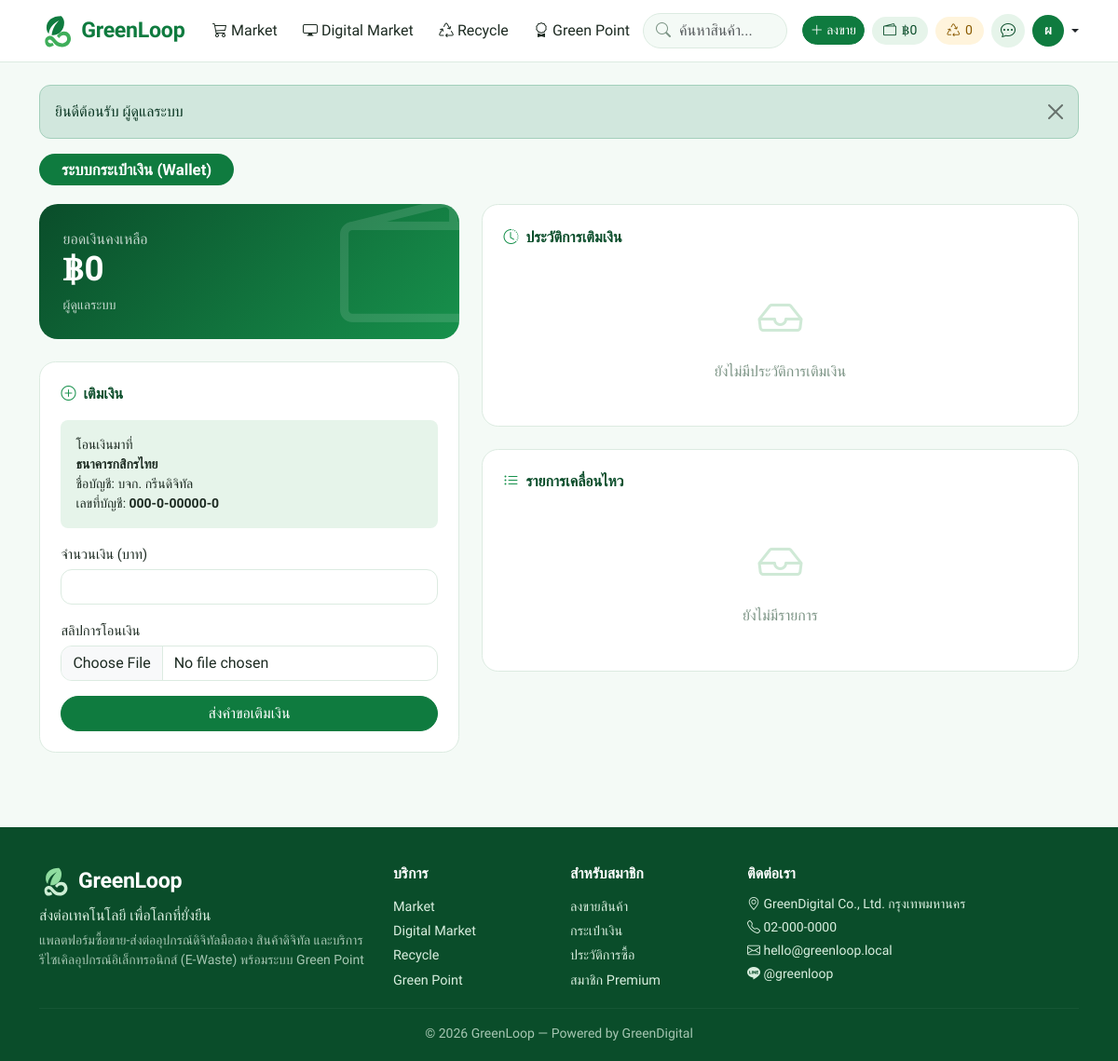
Screenshot of /wallet.php (signed in) with the database file from the repository.
### tables this page shows
CREATE TABLE users (
  id INT AUTO_INCREMENT PRIMARY KEY,
  name VARCHAR(100) NOT NULL,
  email VARCHAR(150) NOT NULL UNIQUE,
  password_hash VARCHAR(255) NOT NULL,
  phone VARCHAR(30) NOT NULL DEFAULT '',
  address TEXT,
  avatar VARCHAR(255) DEFAULT NULL,
  role ENUM('user','admin') NOT NULL DEFAULT 'user',
  status ENUM('active','suspended') NOT NULL DEFAULT 'active',
  wallet_balance DECIMAL(12,2) NOT NULL DEFAULT 0,
  green_points INT NOT NULL DEFAULT 0,
  fee_waivers INT NOT NULL DEFAULT 0,
  premium_until DATETIME DEFAULT NULL,
  created_at DATETIME NOT NULL DEFAULT CURRENT_TIMESTAMP
);

### wallet.php (the view, shortened to what this page needs)
<?php
require __DIR__ . '/includes/init.php';
$u = require_login();
$topups = rows('SELECT * FROM topups WHERE user_id = ? ORDER BY id DESC LIMIT 30', [$u['id']]);
$txs = rows('SELECT * FROM wallet_transactions WHERE user_id = ? ORDER BY id DESC LIMIT 50', [$u['id']]);
$txTypes = ['topup' => 'เติมเงิน', 'purchase' => 'ซื้อสินค้า', 'sale' => 'ขายสินค้า', 'refund' => 'คืนเงิน', 'promote' => 'โปรโมทสินค้า', 'premium' => 'สมาชิก Premium', 'adjust' => 'ปรับยอด'];
require __DIR__ . '/includes/header.php';
echo page_header('ระบบกระเป๋าเงิน (Wallet)');
?>
<div class="row g-4">
  <div class="col-lg-5">
    <div class="wallet-card mb-4">
      <div class="opacity-75">ยอดเงินคงเหลือ</div>
      <div class="amount"><?= baht($u['wallet_balance']) ?></div>
      <div class="small opacity-75 mt-2"><?= e($u['name']) ?></div>
      <i class="bi bi-wallet2 bi-bg"></i>
    </div>
    <form class="panel" method="post" enctype="multipart/form-data">
      <div class="panel-title"><i class="bi bi-plus-circle"></i> เติมเงิน</div>
      <div class="bg-mint rounded-3 p-3 mb-3 small">
        <div class="d-flex gap-3 align-items-center">
          <div>โอนเงินมาที่<br><b><?= e(setting('bank_name', '-')) ?></b><br>ชื่อบัญชี: <?= e(setting('bank_account_name', '-')) ?><br>เลขที่บัญชี: <b><?= e(setting('bank_account_no', '-')) ?></b></div>
        </div>
      </div>
      <div class="mb-3"><label class="form-label" for="amount">จำนวนเงิน (บาท)</label><input id="amount" class="form-control" type="number" name="amount" min="20" max="100000" step="0.01" required></div>
      <div class="mb-3"><label class="form-label" for="slip">สลิปการโอนเงิน</label><input id="slip" class="form-control" type="file" name="slip" accept="image/*" required data-preview="#slip-preview">
        <img id="slip-preview" class="d-none mt-2 rounded" style="max-height:160px" alt="ตัวอย่างสลิป"></div>
      <button class="btn btn-primary w-100">ส่งคำขอเติมเงิน</button>
    </form>
  </div>
  <div class="col-lg-7">
    <div class="panel mb-4">
      <div class="panel-title"><i class="bi bi-clock-history"></i> ประวัติการเติมเงิน</div>
      <?php if ($topups): ?>
      <div class="table-responsive"><table class="table table-sm mb-0">
        <thead><tr><th>วันที่</th><th>จำนวน</th><th>สลิป</th><th>สถานะ</th><th>หมายเหตุ</th></tr></thead>
        <tbody><?php foreach ($topups as $t): ?>
          <tr><td class="small"><?= thai_date($t['created_at']) ?></td><td class="fw-semibold"><?= baht($t['amount']) ?></td>
            <td><a href="<?= e(url($t['slip'])) ?>" target="_blank" rel="noopener"><img class="slip-thumb" src="<?= e(url($t['slip'])) ?>" alt="สลิป"></a></td>
            <td><?= badge($t['status']) ?></td><td class="small text-muted"><?= e($t['admin_note']) ?></td></tr>
        <?php endforeach; ?></tbody>
      </table></div>
      <?php else: ?><div class="empty py-4"><i class="bi bi-inbox"></i>ยังไม่มีประวัติการเติมเงิน</div><?php endif; ?>
    </div>
    <div class="panel">
      <div class="panel-title"><i class="bi bi-list-ul"></i> รายการเคลื่อนไหว</div>
      <?php if ($txs): ?>
      <div class="table-responsive"><table class="table table-sm mb-0">
        <thead><tr><th>วันที่</th><th>ประเภท</th><th>รายละเอียด</th><th class="text-end">จำนวน</th><th class="text-end">คงเหลือ</th></tr></thead>
        <tbody><?php foreach ($txs as $t): ?>
          <tr><td class="small text-nowrap"><?= thai_date($t['created_at']) ?></td><td class="small"><?= e(isset($txTypes[$t['type']]) ? $txTypes[$t['type']] : $t['type']) ?></td><td class="small text-muted"><?= e($t['note']) ?></td>
            <td class="text-end fw-semibold text-nowrap <?= $t['amount'] < 0 ? 'text-danger' : 'text-success' ?>"><?= ($t['amount'] < 0 ? '-' : '+') . baht(abs($t['amount'])) ?></td>
            <td class="text-end small text-nowrap"><?= baht($t['balance_after']) ?></td></tr>
        <?php endforeach; ?></tbody>
      </table></div>
      <?php else: ?><div class="empty py-4"><i class="bi bi-inbox"></i>ยังไม่มีรายการ</div><?php endif; ?>
    </div>
  </div>
</div>
<?php require __DIR__ . '/includes/footer.php'; ?>

### includes/header.php (shortened to what this page needs)
<?php
$u = user();
$site = setting('site_name', 'GreenLoop');
$unread = $u ? (int) val('SELECT COUNT(*) FROM messages WHERE receiver_id = ? AND is_read = 0', [$u['id']]) : 0;
$self = basename($_SERVER['SCRIPT_NAME']);
$navType = $self === 'products.php' ? get('type') : '';
?>
<!doctype html>
<html lang="th">
<head>
<link href="https://cdn.jsdelivr.net/npm/bootstrap@5.3.3/dist/css/bootstrap.min.css" rel="stylesheet">
<link href="https://cdn.jsdelivr.net/npm/bootstrap-icons@1.11.3/font/bootstrap-icons.min.css" rel="stylesheet">
<link href="<?= e(url('assets/css/style.css')) ?>?v=1" rel="stylesheet">
</head>
<body>
<nav class="navbar navbar-expand-lg sticky-top gl-nav">
  <div class="container">
    <a class="navbar-brand" href="<?= e(url('index.php')) ?>"><?= logo_html() ?></a>
    <div class="collapse navbar-collapse" id="nav">
      <ul class="navbar-nav me-auto">
        <li class="nav-item"><a class="nav-link <?= $navType === 'market' ? 'active' : '' ?>" href="<?= e(url('products.php?type=market')) ?>"><i class="bi bi-cart3"></i> Market</a></li>
        <li class="nav-item"><a class="nav-link <?= $navType === 'digital' ? 'active' : '' ?>" href="<?= e(url('products.php?type=digital')) ?>"><i class="bi bi-display"></i> Digital Market</a></li>
        <li class="nav-item"><a class="nav-link <?= $self === 'recycle.php' ? 'active' : '' ?>" href="<?= e(url('recycle.php')) ?>"><i class="bi bi-recycle"></i> Recycle</a></li>
        <li class="nav-item"><a class="nav-link <?= $self === 'points.php' ? 'active' : '' ?>" href="<?= e(url('points.php')) ?>"><i class="bi bi-award"></i> Green Point</a></li>
      </ul>
      <form class="nav-search me-lg-3 my-2 my-lg-0" action="<?= e(url('products.php')) ?>" method="get" role="search">
        <i class="bi bi-search"></i>
        <input type="search" name="q" class="form-control" placeholder="ค้นหาสินค้า..." value="<?= $self === 'products.php' ? e(get('q')) : '' ?>" aria-label="ค้นหาสินค้า">
      </form>
      <div class="d-flex align-items-center gap-2 flex-wrap">
      <?php if ($u): ?>
        <a class="btn btn-primary btn-sm" href="<?= e(url('sell.php')) ?>"><i class="bi bi-plus-lg"></i> ลงขาย</a>
        <a class="chip" href="<?= e(url('wallet.php')) ?>" title="กระเป๋าเงิน"><i class="bi bi-wallet2"></i> <?= baht($u['wallet_balance']) ?></a>
        <a class="chip chip-point" href="<?= e(url('points.php')) ?>" title="Green Point"><i class="bi bi-recycle"></i> <?= number_format($u['green_points']) ?></a>
        <a class="icon-btn" href="<?= e(url('chat.php')) ?>" title="แชท"><i class="bi bi-chat-dots"></i><?php if ($unread): ?><span class="dot"><?= $unread ?></span><?php endif; ?></a>
        <div class="dropdown">
          <a class="d-flex align-items-center gap-1 text-decoration-none dropdown-toggle text-dark" href="#" data-bs-toggle="dropdown"><?= avatar_html($u, 34) ?></a>
        </div>
      <?php else: ?>
        <a class="btn btn-outline-primary btn-sm" href="<?= e(url('login.php')) ?>">เข้าสู่ระบบ</a>
        <a class="btn btn-primary btn-sm" href="<?= e(url('register.php')) ?>">สมัครสมาชิก</a>
      <?php endif; ?>
      </div>
    </div>
  </div>
</nav>
<main class="<?= isset($mainClass) ? e($mainClass) : 'container py-4' ?>">
<?php if (!empty($_SESSION['flash'])): ?>
  <div class="<?= isset($mainClass) ? 'container pt-3' : '' ?>">
  <?php foreach ($_SESSION['flash'] as $f): ?>
    <div class="alert alert-<?= e($f[0]) ?> alert-dismissible fade show" role="alert"><?= e($f[1]) ?><button type="button" class="btn-close" data-bs-dismiss="alert" aria-label="ปิด"></button></div>
  <?php endforeach; unset($_SESSION['flash']); ?>
  </div>
<?php endif; ?>

### includes/init.php (shortened to what this page needs)
<?php
function db()
{
    static $pdo = null;
    if ($pdo === null) {
        $c = require ROOT_PATH . '/config.php';
        try {
            $pdo = new PDO(
                "mysql:host={$c['db_host']};port={$c['db_port']};dbname={$c['db_name']};charset=utf8mb4",
                $c['db_user'],
                $c['db_pass'],
                [
                    PDO::ATTR_ERRMODE => PDO::ERRMODE_EXCEPTION,
                    PDO::ATTR_DEFAULT_FETCH_MODE => PDO::FETCH_ASSOC,
                    PDO::ATTR_EMULATE_PREPARES => false,
                ]
            );
            $pdo->exec("SET time_zone = '+07:00'");
        } catch (PDOException $ex) {
            http_response_code(500);
            exit('<h3>เชื่อมต่อฐานข้อมูลไม่ได้</h3><p>กรุณานำเข้าไฟล์ <code>database.sql</code> และตรวจสอบการตั้งค่าใน <code>config.php</code></p>');
        }
    }
    return $pdo;
}
function q($sql, $params = [])
{
    $st = db()->prepare($sql);
    $st->execute($params);
    return $st;
}
function row($sql, $params = [])
{
    $r = q($sql, $params)->fetch();
    return $r ?: null;
}
function rows($sql, $params = [])
{
    return q($sql, $params)->fetchAll();
}
function e($s)
{
    return htmlspecialchars((string) $s, ENT_QUOTES, 'UTF-8');
}
function url($path = '')
{
    return BASE_URL . '/' . ltrim($path, '/');
}
function baht($n)
{
    $n = (float) $n;
    return '฿' . number_format($n, floor($n) == $n ? 0 : 2);
}
function setting($name, $default = '')
{
    static $all = null;
    if ($all === null) {
        $all = [];
        foreach (rows('SELECT name, value FROM settings') as $r) {
            $all[$r['name']] = $r['value'];
        }
    }
    return isset($all[$name]) && $all[$name] !== '' ? $all[$name] : $default;
}
function user()
{
    static $u = false;
    if ($u === false) {
        $u = empty($_SESSION['uid']) ? null : row('SELECT * FROM users WHERE id = ?', [$_SESSION['uid']]);
    }
    return $u;
}
function require_login()
{
    if (!user()) {
        $_SESSION['after_login'] = $_SERVER['REQUEST_URI'];
        flash('กรุณาเข้าสู่ระบบก่อนใช้งาน', 'warning');
        redirect('login.php');
    }
    return user();
}
function avatar_html($u, $size = 36)
{
    return '<span class="avatar avatar-text" style="width:' . $size . 'px;height:' . $size . 'px;font-size:' . round($size * .42) . 'px">' . e(mb_substr($u['name'], 0, 1)) . '</span>';
}
function page_header($title, $subtitle = '')
{
    return '<div class="page-head"><h1 class="pill-title">' . e($title) . '</h1>' . ($subtitle ? '<p class="text-muted mb-0 mt-2">' . e($subtitle) . '</p>' : '') . '</div>';
}
function logo_html($height = 38)
{
    return '<svg class="logo-mark" width="' . $height . '" height="' . $height . '" viewBox="0 0 48 48" aria-hidden="true"><path d="M30 4C18 4 10 10 10 20c0 3 1 6 3 8 1-8 6-14 14-18-5 5-9 11-10 20 9 1 17-6 17-17 0-3-1-6-4-9z" fill="#0f7b3f"/><path d="M8 38c0-4 3-7 7-7 6 0 8 10 16 10 4 0 7-3 7-6s-2-5-5-5c-2 0-4 1-6 4l-3-3c3-4 6-6 10-6 5 0 9 4 9 10s-5 11-12 11C20 46 19 36 14 36c-1 0-2 1-2 2s1 3 3 3c1 0 2 0 3-1l2 4c-2 1-4 2-6 2-4 0-6-4-6-8z" fill="#3fae5a"/></svg>'
        . '<span class="logo-text">' . e(setting('site_name', 'GreenLoop')) . '</span>';
}

### assets/css/style.css (style rules this page uses)
:root { --gl-900: #0a4d2a; --gl-700: #0f7b3f; --gl-600: #17914c; --gl-500: #3fae5a; --gl-200: #cfe9d6; --gl-100: #e6f4ea; --gl-50: #f4faf6; --gl-gold: #e59a12; --gl-ink: #1d2b22; --gl-line: #dcebe1; --bs-primary: #0f7b3f; --bs-primary-rgb: 15, 123, 63; --bs-success: #17914c; --bs-success-rgb: 23, 145, 76; --bs-link-color: #0f7b3f; --bs-link-color-rgb: 15, 123, 63; --bs-link-hover-color: #0a4d2a; --bs-link-hover-color-rgb: 10, 77, 42; --bs-body-font-family: 'Prompt', 'Segoe UI', Tahoma, sans-serif; --bs-body-color: #1d2b22; --bs-border-radius: .75rem; }
body { background: var(--gl-50); min-height: 100vh; display: flex; flex-direction: column; }
main { flex: 1; }
a { text-decoration: none; }
h1, h2, h3, h4, h5, h6 { font-weight: 600; }
.btn { border-radius: 999px; font-weight: 500; }
.btn-primary { --bs-btn-bg: var(--gl-700); --bs-btn-border-color: var(--gl-700); --bs-btn-hover-bg: #0c6a36; --bs-btn-hover-border-color: #0c6a36; --bs-btn-active-bg: var(--gl-900); --bs-btn-active-border-color: var(--gl-900); --bs-btn-disabled-bg: var(--gl-700); --bs-btn-disabled-border-color: var(--gl-700); }
.form-control, .form-select { border-color: var(--gl-line); }
.form-label { font-weight: 500; font-size: .92rem; margin-bottom: .3rem; }
.bg-mint { background: var(--gl-100) !important; }
.gl-nav { background: rgba(255, 255, 255, .96); backdrop-filter: blur(8px); border-bottom: 1px solid var(--gl-line); padding: .55rem 0; }
.navbar-brand { display: flex; align-items: center; gap: .45rem; }
.logo-text { font-weight: 700; font-size: 1.45rem; color: var(--gl-700); letter-spacing: -.3px; }
.gl-nav .nav-link { color: var(--gl-ink); font-weight: 500; border-radius: 999px; padding: .4rem .85rem !important; white-space: nowrap; }
.nav-search { position: relative; flex: 1; max-width: 300px; min-width: 150px; }
.nav-search .bi { position: absolute; left: .9rem; top: 50%; transform: translateY(-50%); color: #7c9485; }
.nav-search .form-control { border-radius: 999px; padding-left: 2.4rem; background: var(--gl-50); }
.chip { display: inline-flex; align-items: center; gap: .35rem; background: var(--gl-100); color: var(--gl-900); border-radius: 999px; padding: .28rem .75rem; font-size: .88rem; font-weight: 500; white-space: nowrap; }
.chip-point { background: #fff4dc; color: #8a5a00; }
.icon-btn { position: relative; width: 36px; height: 36px; display: inline-flex; align-items: center; justify-content: center; border-radius: 50%; background: var(--gl-100); color: var(--gl-900); }
.avatar { border-radius: 50%; object-fit: cover; flex-shrink: 0; }
.avatar-text { display: inline-flex; align-items: center; justify-content: center; background: var(--gl-700); color: #fff; font-weight: 600; }
.pill-title { display: inline-block; background: var(--gl-700); color: #fff; font-size: 1.05rem; font-weight: 600; border-radius: 999px; padding: .45rem 1.5rem; margin: 0; }
.page-head { margin-bottom: 1.25rem; }
.panel { background: #fff; border: 1px solid var(--gl-line); border-radius: 1.1rem; padding: 1.4rem; }
.panel-title { font-size: 1rem; font-weight: 600; color: var(--gl-900); margin-bottom: 1rem; display: flex; align-items: center; gap: .5rem; }
.panel-title .bi { color: var(--gl-600); }
.empty { text-align: center; color: #7c9485; padding: 3rem 1rem; }
.empty .bi { font-size: 3rem; display: block; margin-bottom: .5rem; color: var(--gl-200); }
.wallet-card { background: linear-gradient(135deg, var(--gl-900), var(--gl-600)); color: #fff; border-radius: 1.25rem; padding: 1.6rem; position: relative; overflow: hidden; }
.wallet-card .amount { font-size: 2.3rem; font-weight: 700; line-height: 1.1; }
.wallet-card .bi-bg { position: absolute; right: -1rem; bottom: -2rem; font-size: 9rem; opacity: .12; }
.gl-footer .logo-text { color: #fff; }

### rows the page displays
users: wallet_balance "฿0", green_points "0", name "ผ", name "ผู้ดูแลระบบ"

### other values shown
setting('site_name', 'GreenLoop') "GreenLoop GreenLoop"
$f[1] "ยินดีต้อนรับ ผู้ดูแลระบบ"
$title "ระบบกระเป๋าเงิน (Wallet)"
setting('bank_name', '-') "ธนาคารกสิกรไทย"
setting('bank_account_name', '-') "บจก. กรีนดิจิทัล"
setting('bank_account_no', '-') "000-0-00000-0"
setting('tagline') "ส่งต่อเทคโนโลยี เพื่อโลกที่ยั่งยืน"
setting('contact_address', '-') "GreenDigital Co., Ltd. กรุงเทพมหานคร"
setting('contact_phone', '-') "02-000-0000"
setting('contact_email', '-') "hello@greenloop.local"
setting('contact_line', '-') "@greenloop"
setting('footer_text', 'GreenLoop') "GreenLoop — Powered by GreenDigital"
